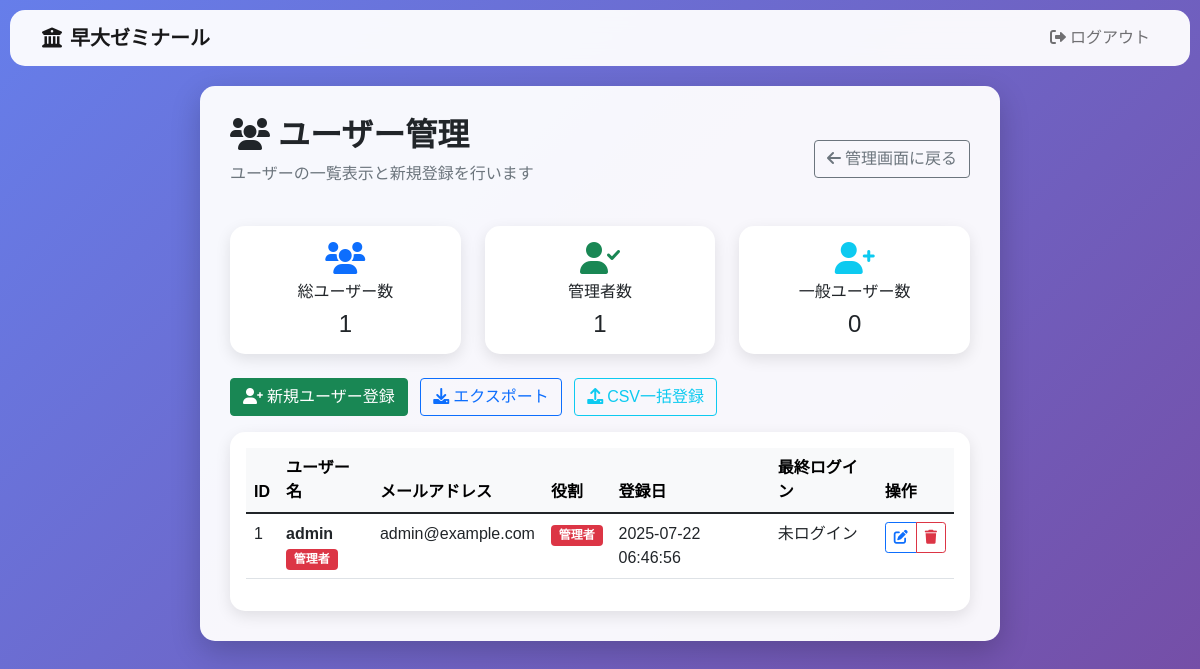
/admin/users (signed in), run on an earlier commit of the app's database.
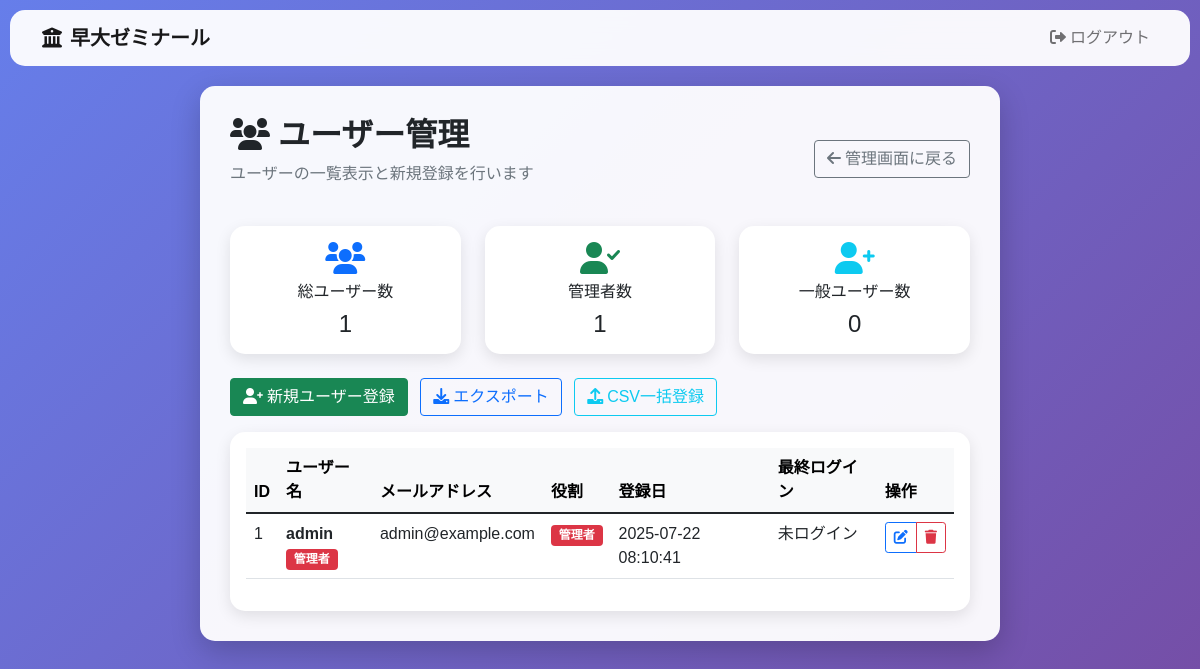
And on a later commit of the database.
### tables this page shows
CREATE TABLE users (
            id INTEGER PRIMARY KEY AUTOINCREMENT,
            student_number TEXT UNIQUE NOT NULL,
            username TEXT NOT NULL,
            full_name TEXT,
            email TEXT,
            password_hash TEXT NOT NULL,
            is_admin BOOLEAN DEFAULT FALSE,
            is_active BOOLEAN DEFAULT TRUE,
            last_login TIMESTAMP,
            created_at TIMESTAMP DEFAULT CURRENT_TIMESTAMP
        );

### routes/admin.py (the view)
@admin_bp.route('/admin/users')
@login_required
def admin_users():
    try:
        with get_db_connection() as conn:
            with get_db_cursor(conn) as cur:
                cur.execute('''
                    SELECT id, username, email, is_admin, full_name, created_at, last_login
                    FROM users
                    ORDER BY created_at DESC
                ''')
                users_data = cur.fetchall()
                users = []
                for user_data in users_data:
                    users.append({
                        'id': user_data[0],
                        'username': user_data[1],
                        'email': user_data[2],
                        'role': 'admin' if user_data[3] else 'user',
                        'full_name': user_data[4],
                        'created_at': user_data[5],
                        'last_login': user_data[6]
                    })
                return render_template('admin_users.html', users=users)
    except Exception as e:
        current_app.logger.error(f"ユーザー管理画面エラー: {e}")
        flash('ユーザー管理画面の読み込みに失敗しました', 'error')
        return redirect(url_for('admin.admin'))

### app.py (called while the page is built)
@app.context_processor
def inject_csrf_token():
    return dict(csrf_token=lambda: '')

@login_manager.user_loader
def load_user(user_id):
    try:
        with get_db_connection() as conn:
            with get_db_cursor(conn) as cur:
                cur.execute("SELECT id, username, password_hash, full_name, is_admin FROM users WHERE id = ?", (user_id,))
                user = cur.fetchone()
                if user:
                    return User(*user)
    except Exception as e:
        app.logger.error(f"ユーザー読み込みエラー: {e}")
    return None

@app.context_processor
def inject_timestamp():
    return {'timestamp': int(time.time())}

### utils/db.py (called while the page is built, shortened)
@contextmanager
def get_db_connection():
    db_type = os.getenv('DB_TYPE', 'sqlite')
    if db_type == 'sqlite':
        db_path = os.path.abspath(os.getenv('DB_PATH', 'flashcards.db'))
        conn = None
        try:
            conn = sqlite3.connect(db_path)
            conn.row_factory = sqlite3.Row  # 辞書形式でアクセス可能にする
            yield conn
        finally:
            if conn:
                conn.close()

@contextmanager
def get_db_cursor(conn, cursor_factory=None):
    db_type = os.getenv('DB_TYPE', 'sqlite')
    if db_type == 'sqlite':
        cursor = conn.cursor()
        try:
            yield cursor
        finally:
            cursor.close()

### templates/admin_users.html (shortened to what this page needs)
{% extends "base.html" %}
{% block content %}
<div class="mb-4">
    <div class="d-flex justify-content-between align-items-center">
        <div>
            <h2 class="fw-bold">
                <i class="fas fa-users me-2"></i>ユーザー管理
            </h2>
            <p class="text-muted">ユーザーの一覧表示と新規登録を行います</p>
        </div>
        <div>
            <a href="{{ url_for('admin.admin') }}" class="btn btn-outline-secondary">
                <i class="fas fa-arrow-left me-1"></i>管理画面に戻る
            </a>
        </div>
    </div>
</div>
<div class="row g-4 mb-4">
    <div class="col-md-4">
        <div class="card text-center">
            <div class="card-body">
                <i class="fas fa-users fa-2x text-primary mb-2"></i>
                <h6 class="card-title">総ユーザー数</h6>
                <p class="card-text h4">{{ users|length }}</p>
            </div>
        </div>
    </div>
    <div class="col-md-4">
        <div class="card text-center">
            <div class="card-body">
                <i class="fas fa-user-check fa-2x text-success mb-2"></i>
                <h6 class="card-title">管理者数</h6>
                <p class="card-text h4">{{ users|selectattr('role', 'equalto', 'admin')|list|length }}</p>
            </div>
        </div>
    </div>
    <div class="col-md-4">
        <div class="card text-center">
            <div class="card-body">
                <i class="fas fa-user-plus fa-2x text-info mb-2"></i>
                <h6 class="card-title">一般ユーザー数</h6>
                <p class="card-text h4">{{ users|selectattr('role', 'equalto', 'user')|list|length }}</p>
            </div>
        </div>
    </div>
</div>
<div class="mb-3">
    <button class="btn btn-success me-2" onclick="showAddUserModal()">
        <i class="fas fa-user-plus me-1"></i>新規ユーザー登録
    </button>
    <button class="btn btn-outline-primary me-2" onclick="exportUsers()">
        <i class="fas fa-download me-1"></i>エクスポート
    </button>
    <button class="btn btn-outline-info me-2" onclick="showCsvUserUploadModal()">
        <i class="fas fa-upload me-1"></i>CSV一括登録
    </button>
</div>
<div class="card">
    <div class="card-body">
        <div class="table-responsive">
            <table class="table table-hover">
                <thead class="table-light">
                    <tr>
                        <th>ID</th>
                        <th>ユーザー名</th>
                        <th>メールアドレス</th>
                        <th>役割</th>
                        <th>登録日</th>
                        <th>最終ログイン</th>
                        <th>操作</th>
                    </tr>
                </thead>
                <tbody>
                    {% for user in users %}
                    <tr>
                        <td>{{ user.id }}</td>
                        <td>
                            <div class="fw-bold">{{ user.username }}</div>
                            {% if user.role == 'admin' %}
                                <span class="badge bg-danger">管理者</span>
                            {% endif %}
                        </td>
                        <td>{{ user.email or '未設定' }}</td>
                        <td>
                            {% if user.role == 'admin' %}
                                <span class="badge bg-danger">管理者</span>
                            {% else %}
                                <span class="badge bg-primary">一般ユーザー</span>
                            {% endif %}
                        </td>
                        <td>{{ user.created_at or '不明' }}</td>
                        <td>{{ user.last_login or '未ログイン' }}</td>
                        <td>
                            <div class="btn-group btn-group-sm" role="group">
                                <button class="btn btn-outline-primary" onclick="editUser({{ user.id }})" title="編集">
                                    <i class="fas fa-edit"></i>
                                </button>
                                <button class="btn btn-outline-danger" onclick="deleteUser({{ user.id }})" title="削除">
                                    <i class="fas fa-trash"></i>
                                </button>
                            </div>
                        </td>
                    </tr>
                    {% endfor %}
                </tbody>
            </table>
        </div>
    </div>
</div>
{% endblock %}

### templates/base.html (shortened to what this page needs)
<!DOCTYPE html>
<html lang="ja">
<head>
    <link href="https://cdn.jsdelivr.net/npm/bootstrap@5.1.3/dist/css/bootstrap.min.css" rel="stylesheet">
    <link href="https://cdnjs.cloudflare.com/ajax/libs/font-awesome/6.0.0/css/all.min.css" rel="stylesheet">
</head>
<body>
    <nav class="navbar navbar-expand-lg navbar-light">
        <div class="container">
            <a class="navbar-brand fw-bold" href="{{ url_for('home') }}">
                <i class="fas fa-university me-2"></i>早大ゼミナール
            </a>
            <div class="collapse navbar-collapse" id="navbarNav">
                <ul class="navbar-nav ms-auto">
                    {% if current_user.is_authenticated %}
                        <li class="nav-item">
                            <a class="nav-link" href="{{ url_for('auth.logout') }}">
                                <i class="fas fa-sign-out-alt me-1"></i>ログアウト
                            </a>
                        </li>
                    {% endif %}
                </ul>
            </div>
        </div>
    </nav>
    <div class="container">
        <div class="main-container">
            {% block content %}{% endblock %}
        </div>
    </div>
</body>
</html>

### templates/base.html (style rules this page uses)
body { background: linear-gradient(135deg, #667eea 0%, #764ba2 100%); min-height: 100vh; font-family: 'Hiragino Kaku Gothic ProN', 'Yu Gothic', sans-serif; }
.main-container { background: rgba(255, 255, 255, 0.95); border-radius: 15px; box-shadow: 0 10px 30px rgba(0, 0, 0, 0.2); margin: 20px auto; padding: 30px; max-width: 800px; }
.card { border: none; border-radius: 15px; box-shadow: 0 5px 15px rgba(0, 0, 0, 0.1); transition: all 0.3s ease; }
.navbar { background: rgba(255, 255, 255, 0.95) !important; backdrop-filter: blur(10px); border-radius: 15px; margin: 10px; }

What changed in the data, as far as the page shows it:
changed users "admin": created_at "2025-07-22 06:46:56" → "2025-07-22 08:10:41"
